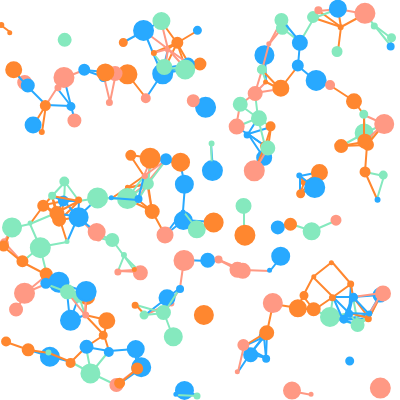
Frame 1 (no input)
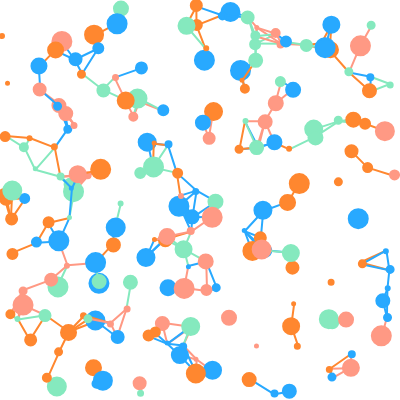
Frame 60 (no input)
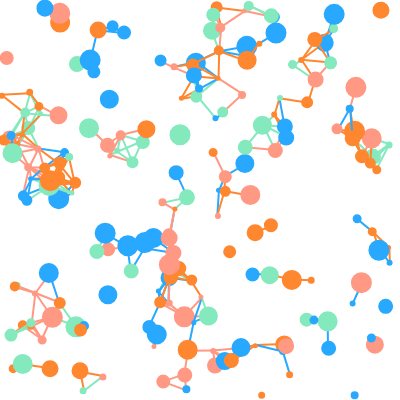
Frame 120 (the mouse pressed at the canvas centre since frame 60)

The p5.js sketch that drew these frames (run headless with seeded random() and noise() and a simulated clock; from frame 60 on, the mouse is pressed at the canvas centre):

// p5.js sketch
// ── sketch.js
let n = 200;
let x = [];
let y = [];
let d = [];
let vx = [];
let vy = [];
let c = [];
let thre = 30;
let col = ['#FF9984', '#FF872F', '#85E9BE', '#28A9FF', '#FFFFFF'];

function setup() {
    createCanvas(400, 400);
    for (let i = 0; i < n; i++) {
        d[i] = int(random(3, 20));
        x[i] = int(random(d[i] / 2, width - d[i] / 2));
        y[i] = int(random(d[i] / 2, height - d[i] / 2));
        for (;;) { 
            vx[i] = random(-1, 1);
            if (vx[i] != 0) break;
        }
        for (;;) { 
            vy[i] = random(-1, 1);
            if (vy[i] != 0) break;
        }
        c[i] = col[int(random(4))];
    }
}
 
function draw() {
    background(col[4]);
    for (let i = 0; i < n; i++) {
        connect(i);
        pingpong(i);
    }
}

function pingpong(i) {
    if (x[i] >= width - d[i] / 2 || x[i] <= d[i] / 2)
        vx[i] = -vx[i];
    if (y[i] >= height - d[i] / 2 || y[i] <= d[i] / 2)
        vy[i] = -vy[i];
    x[i] += vx[i];
    y[i] +=vy[i];
    
    fill(c[i]);
    ellipse(x[i], y[i], d[i], d[i]);
}

function connect(i) {
    stroke(c[i]);
    for (let j = 0; j < n; j++) {
        if (i != j && i < j) {
            if (dist(x[i], y[i], x[j], y[j]) <= thre) {
                strokeWeight(2);
                line(x[i], y[i], x[j], y[j]);
            }
        }
    }
}
